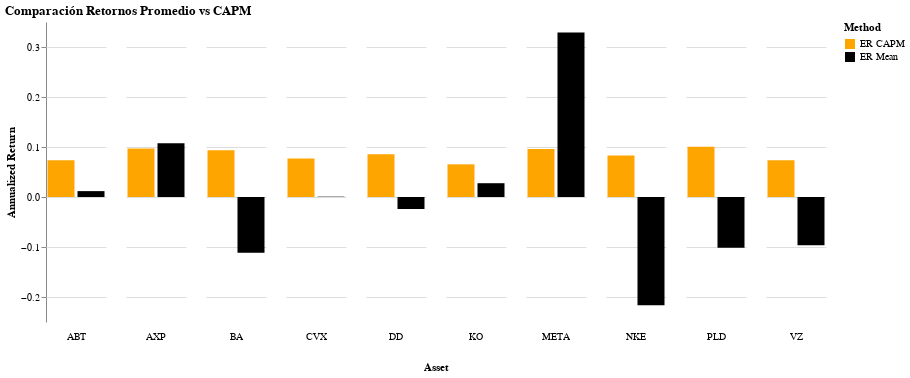

Notebook cell for this chart:
### Markdown cell above
Ahora comparamos los **Retornos Históricos vs Retornos CAPM**

### Code cell
blpor.compare_mean_capm_returns(mean_rets, capm_rets)

### Figure 1 — Vega-Lite specification as saved in the notebook (floating-point values rounded to 4 significant figures)
{"config": {"view": {"continuousWidth": 300, "continuousHeight": 300, "stroke": null}, "header": {"labelOrient": "bottom", "titleOrient": "bottom"}}, "data": {"name": "data-2f9ec4d8ee2cf3f468c3693d0a9541e9"}, "mark": {"type": "bar"}, "encoding": {"color": {"field": "Method", "scale": {"range": ["orange", "black"]}, "type": "nominal"}, "column": {"field": "index", "header": {"labelOrient": "bottom", "titleOrient": "bottom"}, "title": "Asset", "type": "nominal"}, "tooltip": [{"field": "index", "type": "nominal"}, {"field": "Method", "type": "nominal"}, {"field": "Return", "type": "quantitative"}], "x": {"axis": null, "field": "Method", "type": "nominal"}, "y": {"field": "Return", "title": "Annualized Return", "type": "quantitative"}}, "height": 300, "title": "Comparación Retornos Promedio vs CAPM", "width": 60, "$schema": "https://vega.github.io/schema/vega-lite/v5.20.1.json", "datasets": {"data-2f9ec4d8ee2cf3f468c3693d0a9541e9": [{"index": "META", "Method": "ER Mean", "Return": 0.3289}, {"index": "PLD", "Method": "ER Mean", "Return": -0.1014}, {"index": "CVX", "Method": "ER Mean", "Return": 0.000644}, {"index": "BA", "Method": "ER Mean", "Return": -0.1117}, {"index": "ABT", "Method": "ER Mean", "Return": 0.01175}, {"index": "AXP", "Method": "ER Mean", "Return": 0.1073}, {"index": "DD", "Method": "ER Mean", "Return": -0.02406}, {"index": "VZ", "Method": "ER Mean", "Return": -0.09647}, {"index": "KO", "Method": "ER Mean", "Return": 0.02758}, {"index": "NKE", "Method": "ER Mean", "Return": -0.2165}, {"index": "META", "Method": "ER CAPM", "Return": 0.09591}, {"index": "PLD", "Method": "ER CAPM", "Return": 0.1006}, {"index": "CVX", "Method": "ER CAPM", "Return": 0.07723}, {"index": "BA", "Method": "ER CAPM", "Return": 0.0935}, {"index": "ABT", "Method": "ER CAPM", "Return": 0.07336}, {"index": "AXP", "Method": "ER CAPM", "Return": 0.09718}, {"index": "DD", "Method": "ER CAPM", "Return": 0.08547}, {"index": "VZ", "Method": "ER CAPM", "Return": 0.07326}, {"index": "KO", "Method": "ER CAPM", "Return": 0.06532}, {"index": "NKE", "Method": "ER CAPM", "Return": 0.08306}]}}
